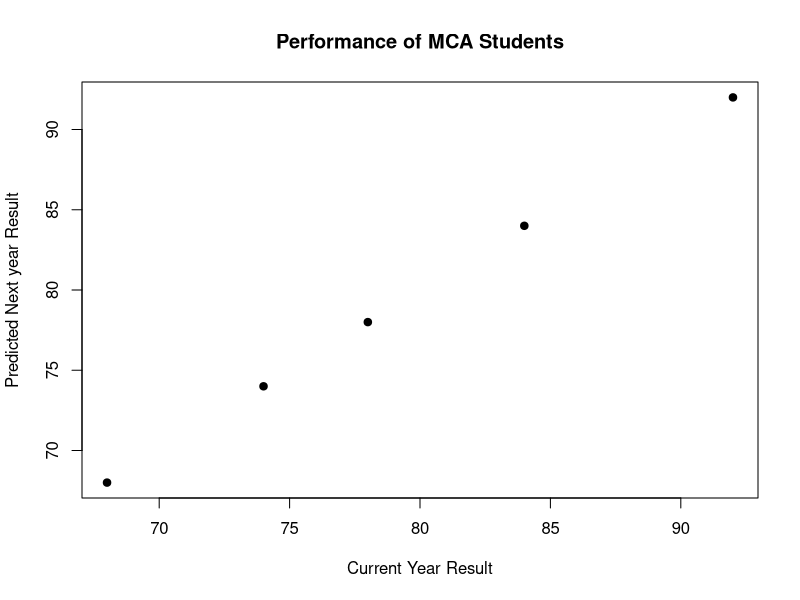

Write the R code that produced this figure.
# Q19.) Create an excel file which stores the result details of the students of MCA. Predict the next year result based on the following criteria(i.e., theory assignment,practical assignment,class performance,attendance,etc). Plot the scatter plot of the performance of the student

library(openxlsx)
students <- data.frame(
  student_ID = c("MCA01","MCA02","MCA03","MCA04","MCA05"),
  Theory_Assignment = c(75,80,70,90,70),
  Practical_Assignment = c(80,85,70,92,75),
  Class_Performance = c(78,82,68,90,72),
  Attendence = c(85,90,75,95,80),
  Current_Result = c(78,84,68,92,74)
)

print(students)

write.xlsx(students,"C:/Users/admin/Desktop/BDAExamPractical/MCA_Student_Result.xlsx")
model <- lm(Current_Result ~ Theory_Assignment + Practical_Assignment + Class_Performance + Attendence , data = students)

students$Predicted_Next_Year_Result <- predict(model,students)
print(students)

write.xlsx(students,"C:/Users/admin/Desktop/BDAExamPractical/MCA_Student_Result_Prediction.xlsx")
plot(
  students$Current_Result,
  students$Predicted_Next_Year_Result,
  main = "Performance of MCA Students",
  xlab = "Current Year Result",
  ylab = "Predicted Next year Result",
  pch = 19
)
